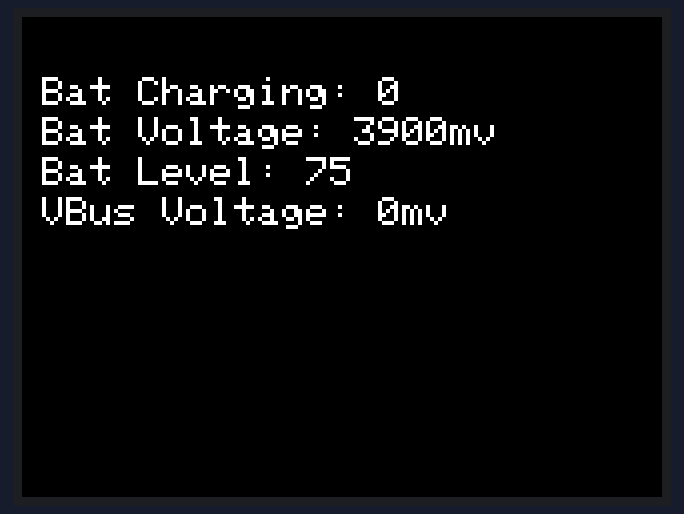
This sketch was run on a simulated ESP32-S3. Parts: 320×240 colour display.

Above: at 0.3 s.

The sketch:

power.ino
```cpp
#include "M5Unified.h"

void setup()
{
    auto cfg = M5.config();
    // if using ext power input(Grove Port or DC input power supply) needs to be set to false.
    // cfg.output_power = false;
    M5.begin(cfg);
    M5.Display.setTextSize(2);
    M5.Power.setChargeCurrent(200);
}

void loop()
{
    M5.Display.clear();

    bool bat_ischarging = M5.Power.isCharging();
    M5.Display.setCursor(10, 30);
    M5.Display.printf("Bat Charging: %d", bat_ischarging);

    int bat_vol = M5.Power.getBatteryVoltage();
    M5.Display.setCursor(10, 50);
    M5.Display.printf("Bat Voltage: %dmv", bat_vol);

    int bat_level = M5.Power.getBatteryLevel();
    M5.Display.setCursor(10, 70);
    M5.Display.printf("Bat Level: %d", bat_level);

    int vbus_vol = M5.Power.getVBUSVoltage();
    M5.Display.setCursor(10, 90);
    M5.Display.printf("VBus Voltage: %dmv", vbus_vol);
    delay(1000);
}
```
